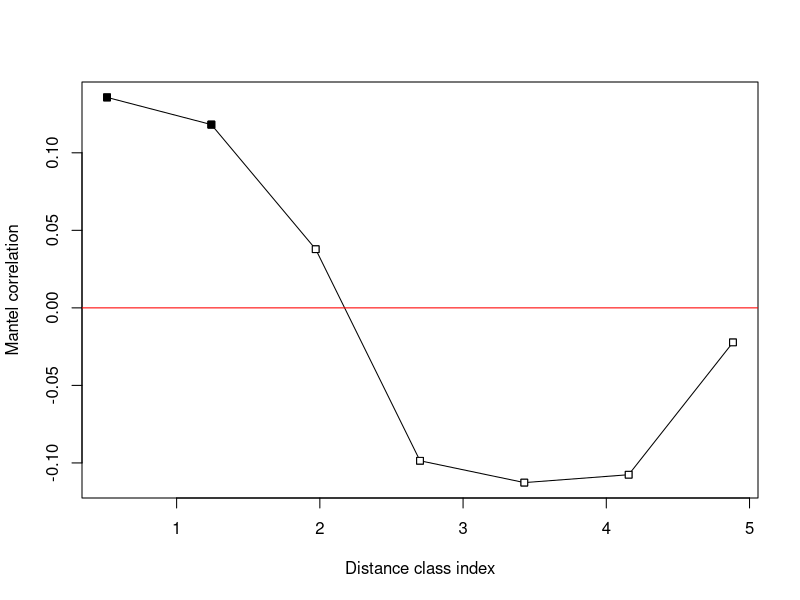
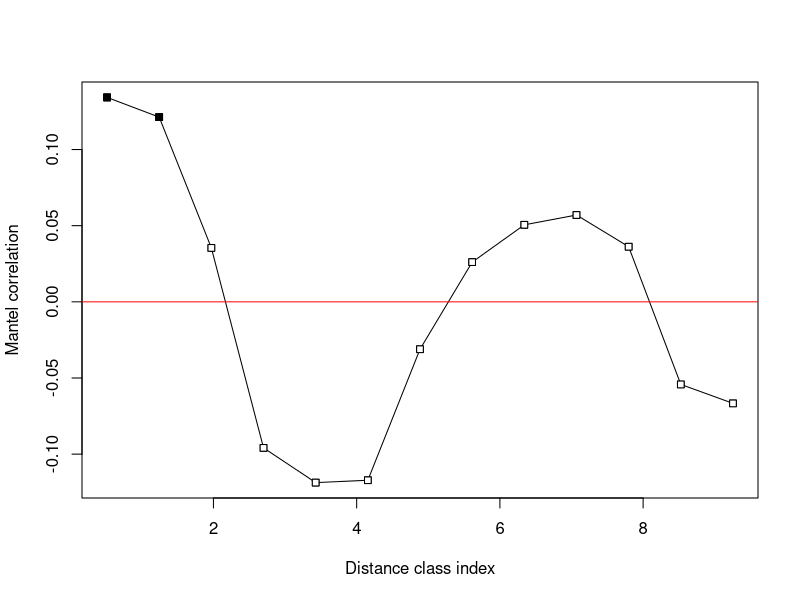

Recreate these plots in R, in order.
library(vegan)


### Name: mantel.correlog
### Title: Mantel Correlogram
### Aliases: mantel.correlog plot.mantel.correlog
### Keywords: multivariate

### ** Examples
   
# Mite data available in "vegan"
data(mite)        
data(mite.xy)  
mite.hel <- decostand(mite, "hellinger")

# Detrend the species data by regression on the site coordinates
mite.hel.resid <- resid(lm(as.matrix(mite.hel) ~ ., data=mite.xy))

# Compute the detrended species distance matrix
mite.hel.D <- dist(mite.hel.resid)

# Compute Mantel correlogram with cutoff, Pearson statistic
mite.correlog <- mantel.correlog(mite.hel.D, XY=mite.xy, nperm=49)
summary(mite.correlog)
mite.correlog   
# or: print(mite.correlog)
# or: print.mantel.correlog(mite.correlog)
plot(mite.correlog)

# Compute Mantel correlogram without cutoff, Spearman statistic
mite.correlog2 <- mantel.correlog(mite.hel.D, XY=mite.xy, cutoff=FALSE, 
   r.type="spearman", nperm=49)
summary(mite.correlog2)
mite.correlog2
plot(mite.correlog2)

# NOTE: 'nperm' argument usually needs to be larger than 49.
# It was set to this low value for demonstration purposes.
